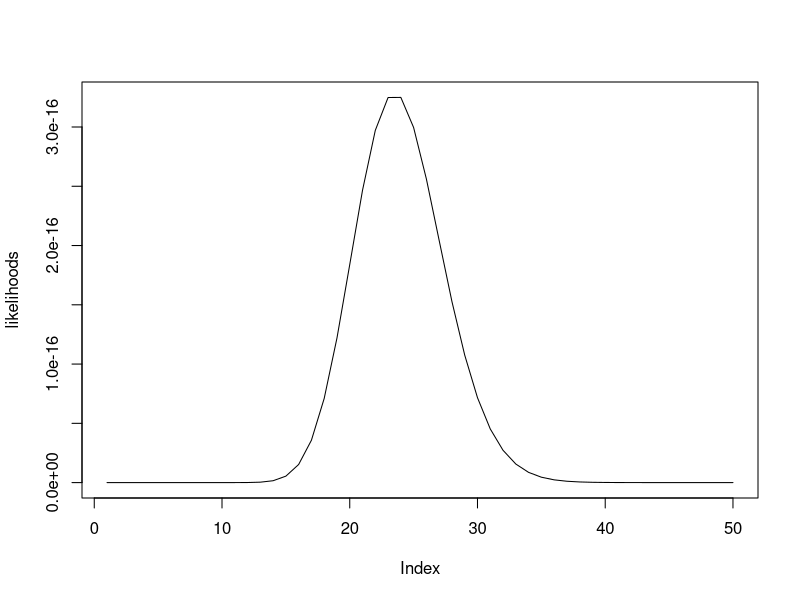

Recreate this plot in R.
set.seed(111)
x <- rpois(20, 3)
x
likelihoods <- c()

lambda <- 0.1

for (i in 1:50){
  lambda <- 0.1*i
  func <- 1
  for (k in x){
    func <- func*exp(-lambda)*lambda^k/(factorial(k))
  }
  likelihoods <- c(likelihoods, func)
}
length(likelihoods)
plot(type = "l", likelihoods)

for (i in 1:50){
  if (likelihoods[i] == max(likelihoods)){
    print(i/10)
  }
}




